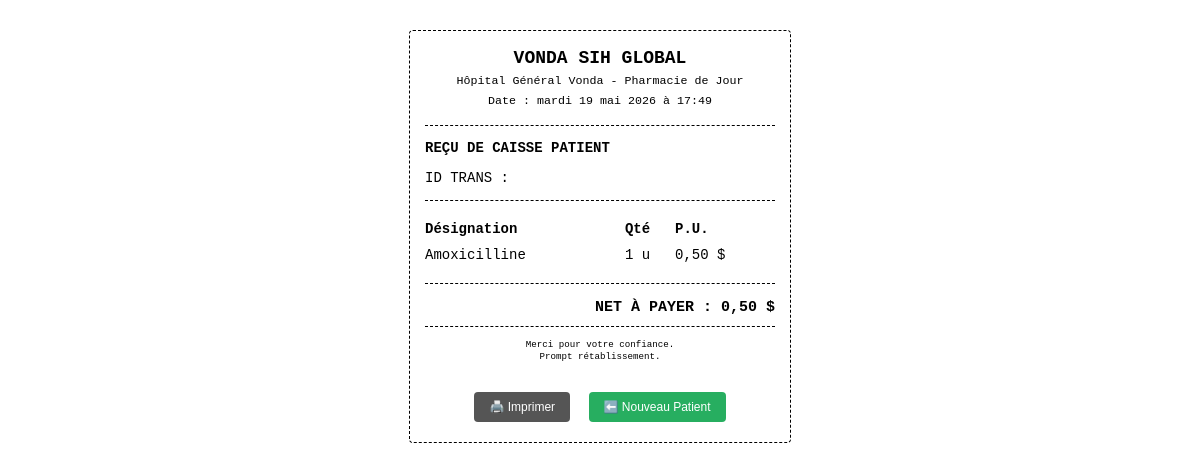
The app's page /facture-detail/1/ (signed in) with its own data.
### pharmacy/models.py (models this page shows, shortened)
class Vente(models.Model):
    TYPES_VENTE = [('DETAIL', 'Vente au Détail'), ('GROS', 'Vente en Gros (Carton)')]
    medicament = models.ForeignKey(Medicament, on_delete=models.CASCADE)
    type_vente = models.CharField(max_length=10, choices=TYPES_VENTE, default='DETAIL')
    quantite_vendue = models.PositiveIntegerField(help_text="Nombre d'unités si Détail, nombre de cartons si Gros")
    prix_total = models.DecimalField(max_digits=10, decimal_places=2, blank=True)
    date_vente = models.DateTimeField(auto_now_add=True)
    code_facture_unique = models.UUIDField(default=uuid.uuid4, unique=True, editable=False)

class Medicament(models.Model):
    UNITE = 'UNITE'
    CARTON = 'CARTON'
    PALETTE = 'PALETTE'
    TYPE_EMBALLAGE_CHOICES = [
        (UNITE, 'Unité (Boîte/Flacon)'),
        (CARTON, 'Carton de Gros'),
        (PALETTE, 'Palette Importation'),
    ]
    etablissement = models.ForeignKey(Etablissement, on_delete=models.CASCADE)
    nom = models.CharField(max_length=100)
    quantite_stock = models.IntegerField(default=0, help_text="Quantité totale disponible en unités de détail")
    conditionnement_achat = models.CharField(max_length=20, choices=TYPE_EMBALLAGE_CHOICES, default=UNITE)
    unites_par_carton = models.IntegerField(default=1, help_text="Combien d'unités individuelles contient un carton")
    pays_origine = models.CharField(max_length=100, default="International", help_text="Pays de fabrication")
    numero_lot_import = models.CharField(max_length=100, blank=True, null=True, help_text="Numéro de lot douanier / international")
    cout_fret_douane = models.DecimalField(max_digits=10, decimal_places=2, default=0.00, help_text="Frais de transport et douane")
    prix_unitaire = models.DecimalField(max_digits=10, decimal_places=2, help_text="Prix de vente standard à l'unité")
    prix_grossiste_carton = models.DecimalField(max_digits=10, decimal_places=2, null=True, blank=True, help_text="Prix de vente en gros")
    posologie_standard_ia = models.TextField(blank=True, help_text="Généré automatiquement par l'IA si laissé vide")
    contre_indications = models.TextField(blank=True, help_text="Généré automatiquement par l'IA si laissé vide")

### pharmacy/views.py (the view)
# urls.py: path('facture-detail/<int:vente_id>/', views.afficher_facture_detail, name='afficher_facture_detail'),
@login_required
def afficher_facture_detail(request, vente_id):
    vente = get_object_or_404(Vente, id=vente_id)
    montant_total_unitaire = vente.quantite_vendue * vente.medicament.prix_unitaire
    return render(request, "pharmacy/facture_detail.html", {
        "vente": vente,
        "montant_total_unitaire": montant_total_unitaire
    })

### pharmacy/templates/pharmacy/facture_detail.html (shortened to what this page needs)
<!DOCTYPE html>
<html lang="fr">
<head>
</head>
<body>
<div class="ticket">
    <div class="header">
        <h1>VONDA SIH GLOBAL</h1>
        <small>Hôpital Général Vonda - Pharmacie de Jour</small><br>
        <small>Date : {{ vente.date_vente|date:"l j F Y à H:i" }}</small>
    </div>
    <div class="separator"></div>
    <p><strong>REÇU DE CAISSE PATIENT</strong></p>
    <p>ID TRANS : <small>{{ vente.id_facture }}</small></p>
    <div class="separator"></div>
    <table class="details-table">
        <thead>
            <tr>
                <th>Désignation</th>
                <th>Qté</th>
                <th>P.U.</th>
            </tr>
        </thead>
        <tbody>
            <tr>
                <td>{{ vente.medicament.nom }}</td>
                <td>{{ vente.quantite_vendue }} u</td>
                <td>{{ vente.medicament.prix_unitaire }} $</td>
            </tr>
        </tbody>
    </table>
    <div class="separator"></div>
    <div class="total-section">
        NET À PAYER : {{ montant_total_unitaire }} $
    </div>
    <div class="separator"></div>
    <p style="text-align: center; font-size: 11px;"><small>Merci pour votre confiance.<br>Prompt rétablissement.</small></p>
    <div class="actions-btn">
        <button class="btn" onclick="window.print()">🖨️ Imprimer</button>
        <a href="{% url 'passer_vente_detail' %}" class="btn btn-green">⬅️ Nouveau Patient</a>
    </div>
</div>
</body>
</html>

### pharmacy/templates/pharmacy/facture_detail.html (style rules this page uses)
body { font-family: 'Courier New', Courier, monospace; background-color: #ffffff; color: #000000; margin: 0; padding: 10px; font-size: 14px; }
.ticket { max-width: 350px; margin: 20px auto; padding: 15px; border: 1px dashed #000; border-radius: 4px; }
.header { text-align: center; margin-bottom: 15px; line-height: 1.4; }
.header h1 { font-size: 18px; margin: 0; font-weight: bold; }
.separator { border-top: 1px dashed #000; margin: 10px 0; }
.details-table { width: 100%; border-collapse: collapse; margin: 15px 0; }
.details-table th, .details-table td { text-align: left; padding: 5px 0; }
.total-section { text-align: right; font-weight: bold; font-size: 15px; margin-top: 15px; }
.actions-btn { text-align: center; margin-top: 25px; }
.btn { background-color: #555555; color: white; padding: 8px 15px; text-decoration: none; border-radius: 4px; font-size: 12px; font-family: Arial, sans-serif; cursor: pointer; border: none; margin: 5px; }
.btn-green { background-color: #27ae60; }

### records on screen
Vente: date_vente "mardi 19 mai 2026 à 17:49", medicament.nom "Amoxicilline", quantite_vendue "1", medicament.prix_unitaire "0,50"

### other values on screen
{{ montant_total_unitaire }} "0,50"
